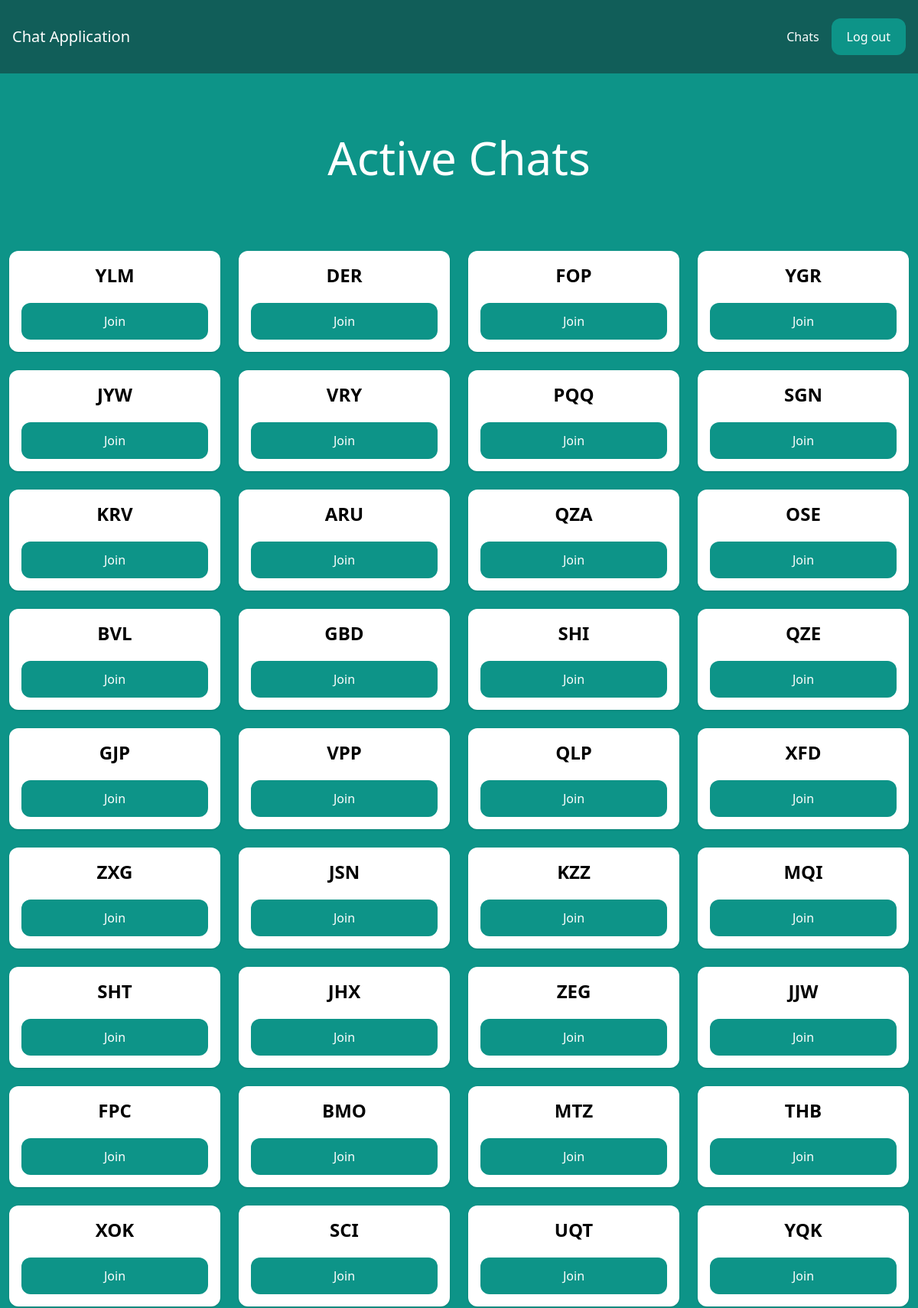
Screenshot of /chats/ (signed in, upper part) with the database file from the repository.
### chats/models.py (models this page shows)
class Chat(models.Model):
    name = models.CharField(max_length=255)
    slug = models.SlugField(unique=True)
    users = models.ManyToManyField(User)

### chats/views.py (the view)
# urls.py: path('',view=get_all_chats,name='chats'),
@login_required
def get_all_chats(request):
    chats = Chat.objects.all()
    return render(request,'chats/display_chats.html',{'chats':chats})

### chats/templates/chats/display_chats.html (shortened to what this page needs)
{% extends 'core/base.html' %}
{% block content %}
<div class="p-10 lg:p-20 text-center">
    <h1 class="text-3xl lg:text-6xl text-white">Active Chats</h1>
</div>
<div class="w-full flex flex-wrap items-center">
    {% for chat in chats %}
        <div class="w-full lg:w-1/4 px-3 py-3">
            <div class="p-4 bg-white shadow rounded-xl text-center">
                <h2 class="mb-5 text-2xl font-semibold">{{ chat.name }}</h2>
                <a href="{% url 'chat' chat.slug %}" class="px-5 py-3 block rounded-xl text-white bg-teal-600 hover:bg-teal-700">Join</a>
            </div>
        </div>
    {% endfor %}
</div>
{% endblock %}

### core/templates/core/base.html (shortened to what this page needs)
<!DOCTYPE html>
<html>
    <head>
        <script src="https://cdn.tailwindcss.com"></script>
    </head>
    <body class="bg-teal-600">
        <nav class="flex items-center justify-between px-4 py-6 bg-teal-800">
            <div>
                <a href="/" class="text-xl text-white">Chat Application</a>
            </div>
            <div class="flex items-center space-x-4">
                {% if request.user.is_authenticated %}
                    <a href="/chats/" class="text-white hover:text-gray-200">Chats</a>
                    <a href="/logout/" class="px-5 py-3 rounded-xl text-white bg-teal-600 hover:bg-teal-700">Log out</a>
                {% else %}
                    <a href="/login/" class="text-white hover:text-gray-200">Log in</a>
                    <a href="/signup/" class="px-5 py-3 rounded-xl text-white bg-teal-600 hover:bg-teal-700">Sign up</a>
                {% endif %}
            </div>
        </nav>
        {% block content %}
        {% endblock %}
    </body>
</html>

### rows the page displays
Chat: name "YLM"
Chat: name "DER"
Chat: name "FOP"
Chat: name "YGR"
Chat: name "JYW"
Chat: name "VRY"
Chat: name "PQQ"
Chat: name "SGN"
Chat: name "KRV"
Chat: name "ARU"
Chat: name "QZA"
Chat: name "OSE"
Chat: name "BVL"
Chat: name "GBD"
Chat: name "SHI"
Chat: name "QZE"
Chat: name "GJP"
Chat: name "VPP"
Chat: name "QLP"
Chat: name "XFD"
Chat: name "ZXG"
Chat: name "JSN"
Chat: name "KZZ"
Chat: name "MQI"
Chat: name "SHT"
Chat: name "JHX"
Chat: name "ZEG"
Chat: name "JJW"
Chat: name "FPC"
Chat: name "BMO"
Chat: name "MTZ"
Chat: name "THB"
Chat: name "XOK"
Chat: name "SCI"
Chat: name "UQT"
Chat: name "YQK"
